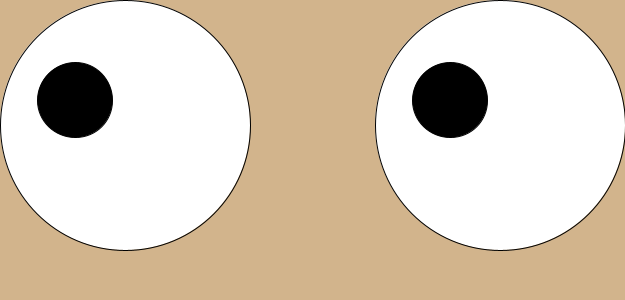
Frame 1 (no input)
Frame 60 (the mouse pressed at the canvas centre just before this capture): identical to frame 1, image omitted
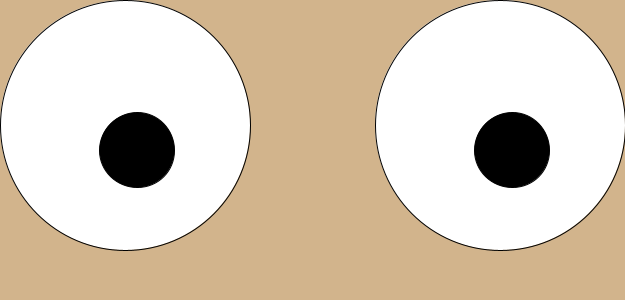
Frame 120 (the mouse held since frame 60 and released just before this capture)

The Processing sketch that drew these frames (run headless with seeded random() and noise(); from frame 60 on, the mouse is pressed at the canvas centre):

// Processing sketch: sketch_180829a
// ── sketch_180829a.pde
void setup(){
 size(625,300);

}
void draw(){
 background(210,180,140);
  
  fill(255,255,255);

  ellipse(125,125,250,250);
  
  ellipse(500,125,250,250);
  fill(0,0,0);
if(mouseX<=225){
 mouseX=225; 
}
if(mouseY<=100){
 mouseY=100; 
 }
 if(mouseY>=150){
  mouseY=150;
 }
 if(mouseX<=250){
  mouseX=250;
}

ellipse(mouseX-175,mouseY,75,75);
ellipse(mouseX+200,mouseY,75,75);

}
